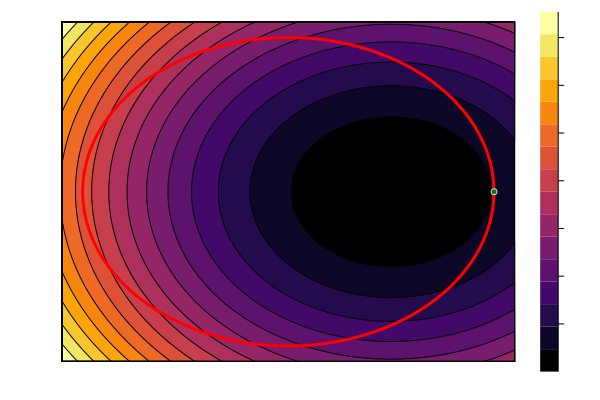

Here is the Julia script that generated this plot:
import Pkg; Pkg.activate(@__DIR__)
using Plots
using ForwardDiff

f(x,y) = (x-0.5)^2 + y^2
c(x,y) = x^2 + y^2 - 1 
X = range(-1,1,length=101)*1.1
Y = range(-1,1,length=101)*1.1

∇f(x,y) = [20x,2y]
∇²f(x,y) = [20 0; 0 2]
L(x,y,λ,ρ) = f(x,y) + λ*c(x,y) + 0.5*ρ*c(x,y)^2
∇L(x,y,λ,ρ) = ForwardDiff.gradient(z->L(z[1],z[2],λ,ρ),[x,y])
∇²L(x,y,λ,ρ) = ForwardDiff.hessian(z->L(z[1],z[2],λ,ρ),[x,y])

ForwardDiff.gradient(z->L(z[1],z[2],λ,ρ),[x,y]) ≈ ∇L(x,y,λ,ρ)
ForwardDiff.hessian(z->L(z[1],z[2],λ,ρ),[x,y]) ≈ ∇²L(x,y,λ,ρ)

x = 1.0
y = 1.0
λ = 0.0
ρ = 10.0

## Original Problem
p = contourf(X,Y, f.(X',Y), level=20, bg=:transparent)
Cx = cos.(range(0,2pi,length=101))
Cy = sin.(range(0,2pi,length=101))
plot!(Cx,Cy,lw=3,c="red",label="")
scatter!([(1,0)], c=:green, label="")
savefig(p, joinpath(@__DIR__,"al_contour.png"))

ρ = 1
λ = 0.0

## Pure Penalty
p = contourf(X,Y, L.(X',Y,λ,ρ), levels=20, bg=:transparent)
plot!(Cx,Cy,lw=3,c="red",label="")
scatter!([(1,0)], c=:green, label="")

for i = 1:20
    dz = -∇²L(x,y,λ,ρ) \ ∇L(x,y,λ,ρ)
    @show norm(dz)
    f(x+dz[1], y+dz[2])
    c(x+dz[1], y+dz[2])
    x += dz[1]
    y += dz[2]
    if norm(dz) < 1e-6
        break
    end
end
scatter!([(x,y)], c=:red, label="")
savefig(joinpath(@__DIR__,"penalty_$ρ.png"))
ρ *= 2

## With Multiplier
ρ = 1
λ = -0.5
p = contourf(X,Y, L.(X',Y,λ,ρ), levels=20, bg=:transparent)
plot!(Cx,Cy,lw=3,c="red",label="")
scatter!([(1,0)], c=:green, label="")
for i = 1:20
    dz = -∇²L(x,y,λ,ρ) \ ∇L(x,y,λ,ρ)
    @show norm(dz)
    f(x+dz[1], y+dz[2])
    c(x+dz[1], y+dz[2])
    x += dz[1]
    y += dz[2]
    if norm(dz) < 1e-6
        break
    end
end
scatter!([(x,y)], c=:red, label="")
savefig(joinpath(@__DIR__,"multiplier.png"))

##
Xv = range(0.8,1.1,length=101)
Yv = range(-.2,0.2,length=101)
contourf(Xv,Yv, L.(Xv',Yv,λ*0,ρ), levels=20)
scatter!([(1,0)], c=:green, label="")

λ += ρ*c(x,y)
ρ *= 2 

∇L(1,0,0,ρ*1e2)
contour(X,Y, L.(X',Y,λ,ρ*10))
surface(X,Y, L.(X',Y,λ,ρ))
L(1,0,λ,1000)